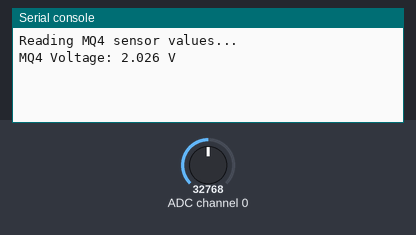
A program run on a simulated CircuitPython board. On the bench: the last lines printed to the serial console. The inputs (shaded band) are chosen by the test bench; at power-on: ADC channel 0 = 32768 (analog values on the 0–65535 scale).

Above: at 1.2 s.
1.3 s: ADC channel 0 set to 45874
At 3.3 s:
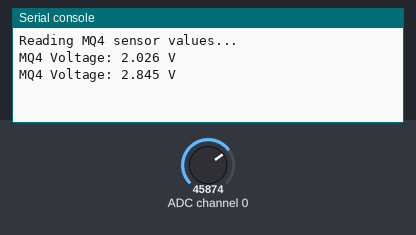
4.0 s: ADC channel 0 set to 57670
At 5.2 s:
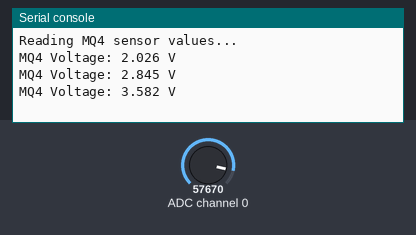
Timing chart, 0 to 7.0 s (numbered marks = the images above; inputs shaded):
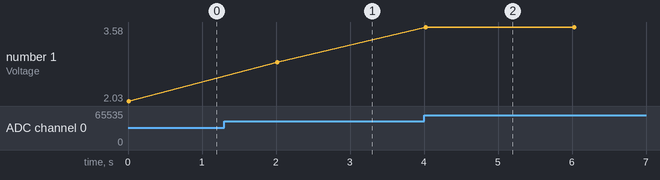

The program:

MQ4.py
```python
import time
import board
import busio
from adafruit_ads1x15.ads1015 import ADS1015
from adafruit_ads1x15.analog_in import AnalogIn
import sensor_config

# Setup I2C
i2c = busio.I2C(board.SCL, board.SDA)

# Initialize ADC
ads = ADS1015(i2c)

# Channel 0 (A0 on ADS1015)
chan = AnalogIn(ads, 0)

print("Reading MQ4 sensor values...")

while True:
    voltage = chan.voltage-sensor_config.OFFSETS["MQ4"]
    print(f"MQ4 Voltage: {voltage:.3f} V")
    time.sleep(2)

#0.10
```

sensor_config.py
```python
# =========================================================
# SENSOR CALIBRATION CONFIGURATION
# =========================================================
# AUTO-GENERATED BY calibrate_now.py
# Date: Sun Dec  7 11:56:20 2025
# =========================================================

OFFSETS = {
    "MQ4": 0.0220,      # Target: 0.128
    "MQ135": 0.075,    # Target: 0.156
    "TGS2602": 0.0076,   # Target: 0.032
    "NIR": 0
}
```

Measured:
- after the input at 1.3 s, the serial console: prints a new line after 0.72 s (image 1)
- after the input at 4.0 s, the serial console: prints a new line at once (image 2)
- plotted number 1: 2.03 → 2.85 after the input at 1.3 s, 2.85 → 3.58 after the input at 4.0 s
